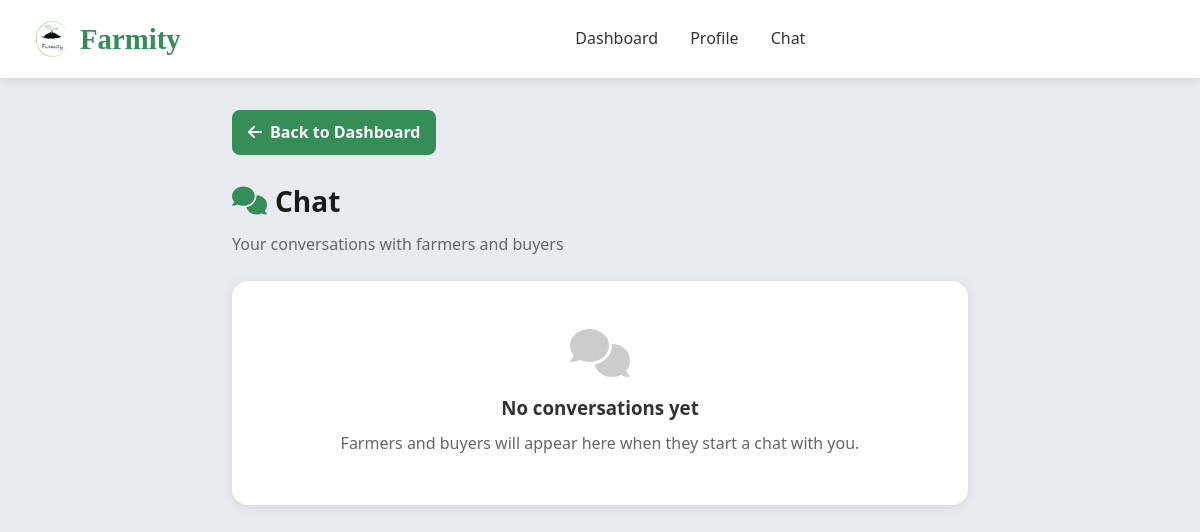
Page /chat/ (signed in) on the earlier database version.
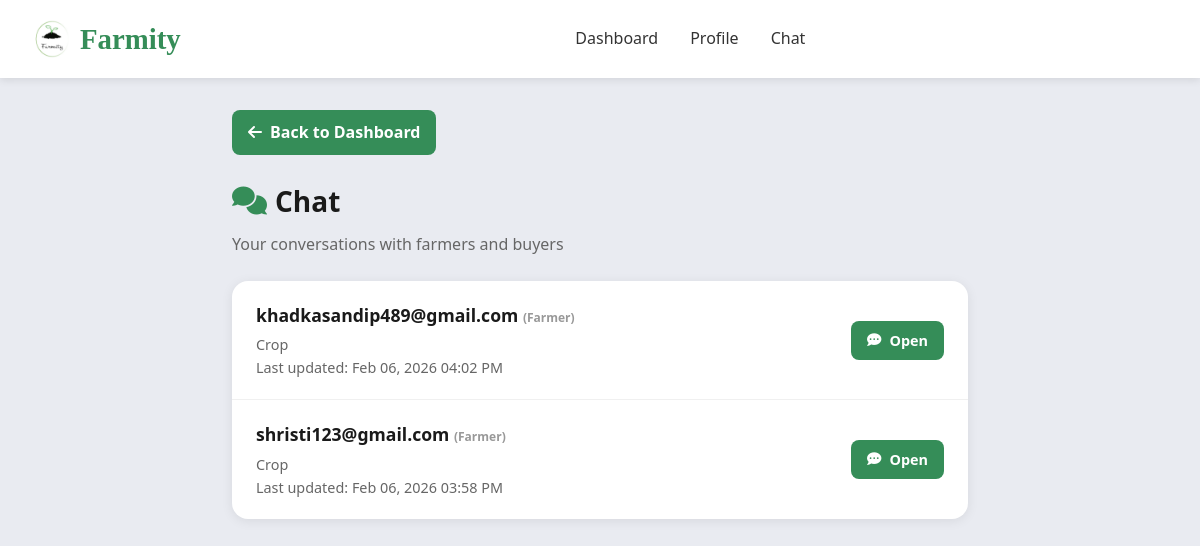
Same page on the later database version.
### accounts/models.py (models this page shows, shortened)
class ExpertChatThread(models.Model):
    expert = models.ForeignKey(ExpertProfile, on_delete=models.CASCADE, related_name='chat_threads')
    created_by = models.ForeignKey(User, on_delete=models.CASCADE, related_name='chat_threads')
    created_at = models.DateTimeField(auto_now_add=True)
    updated_at = models.DateTimeField(auto_now=True)
    class Meta:
        ordering = ('-updated_at',)

class User(AbstractBaseUser, PermissionsMixin):
    ROLE_CHOICES = (
        ('admin', 'Admin'),
        ('buyer', 'Buyer'),
        ('farmer', 'Farmer'),
        ('agricultural_expert', 'Agricultural Expert'),
        ('vendor', 'Vendor'),
    )
    email = models.EmailField(unique=True)
    role = models.CharField(max_length=20, choices=ROLE_CHOICES, default='buyer')
    is_active = models.BooleanField(default=True)
    is_verified = models.BooleanField(default=False)
    is_staff = models.BooleanField(default=False)
    date_joined = models.DateTimeField(auto_now_add=True)
    objects = UserManager()
    USERNAME_FIELD = 'email'
    REQUIRED_FIELDS = []

class ExpertProfile(models.Model):
    user = models.OneToOneField(User, on_delete=models.CASCADE, related_name='expert_profile')
    name = models.CharField(max_length=255, blank=True, null=True)
    photo = models.ImageField(upload_to='expert_photos/', blank=True, null=True)
    qualification = models.CharField(max_length=255, blank=True, null=True)
    specialization = models.CharField(max_length=255, blank=True, null=True)
    experience = models.CharField(max_length=50, blank=True, null=True)

### accounts/views.py (the view, shortened to what this page needs)
# urls.py: path('chat/', chat_threads_page, name='chat_threads'),
@login_required
def chat_threads_page(request):
    if request.user.role not in {'buyer', 'farmer', 'agricultural_expert'}:
        return _redirect_to_role_home_response(request.user)
    if request.user.role == 'agricultural_expert':
        profile = ExpertProfile.objects.get(user=request.user)
        threads = ExpertChatThread.objects.filter(expert=profile).select_related('created_by', 'expert', 'expert__user').order_by('-updated_at')
    context = {'threads': threads}
    return render(request, 'chat_threads.html', context)

### templates/chat_threads.html (shortened to what this page needs)
<!DOCTYPE html>
<html lang="en">
<head>
    <link rel="stylesheet" href="/static/css/style.css">
    <link href="https://cdnjs.cloudflare.com/ajax/libs/font-awesome/6.0.0/css/all.min.css" rel="stylesheet">
</head>
<body>
    <header class="main-header">
        <div class="header-container">
            <div class="logo">
                <a href="/" style="display: flex; align-items: center; gap: 0.5rem; text-decoration: none; color: inherit;">
                    <img src="/static/images/Farmity%20logo.png" alt="Farmity" class="logo-img" onerror="this.style.display='none'">
                    <span class="logo-text">Farmity</span>
                </a>
            </div>
            <nav class="main-nav">
                {% if request.user.role == 'farmer' %}<a href="{% url 'farmer_dashboard' %}">Dashboard</a>
                {% elif request.user.role == 'buyer' %}<a href="{% url 'user_dashboard' %}">Dashboard</a>
                {% elif request.user.role == 'agricultural_expert' %}<a href="{% url 'expert_dashboard' %}">Dashboard</a>
                {% else %}<a href="{% url 'dashboard' %}">Dashboard</a>{% endif %}
                <a href="{% url 'profile' %}">Profile</a>
                <a href="{% url 'chat_threads' %}">Chat</a>
            </nav>
        </div>
    </header>
    <main class="main-content">
        <a href="{% if request.user.role == 'farmer' %}{% url 'farmer_dashboard' %}{% elif request.user.role == 'buyer' %}{% url 'user_dashboard' %}{% else %}{% url 'expert_dashboard' %}{% endif %}" class="btn-back">
            <i class="fas fa-arrow-left"></i> Back to Dashboard
        </a>
        <h1 class="page-title"><i class="fas fa-comments" style="color: #358D58;"></i> Chat</h1>
        <p class="page-subtitle">
            {% if request.user.role == 'agricultural_expert' %}
                Your conversations with farmers and buyers
            {% else %}
                Your conversations with agricultural experts
            {% endif %}
        </p>
        <div class="chat-card">
            {% if threads %}
            <ul class="thread-list">
                {% for thread in threads %}
                <a href="{% url 'chat_thread' thread.id %}" class="thread-item">
                    <div class="thread-info">
                        <h4>
                            {% if request.user.role == 'agricultural_expert' %}
                                {{ thread.created_by.email }}
                                {% if thread.created_by.role == 'farmer' %}<span style="font-size:0.75rem;color:#999;">(Farmer)</span>{% elif thread.created_by.role == 'buyer' %}<span style="font-size:0.75rem;color:#999;">(Buyer)</span>{% endif %}
                            {% else %}
                                {{ thread.expert.name|default:thread.expert.user.email }}
                                <span style="font-size:0.75rem;color:#999;">(Expert)</span>
                            {% endif %}
                        </h4>
                        <p>{{ thread.expert.specialization|default:"Agricultural Expert" }}</p>
                        <p class="thread-meta">Last updated: {{ thread.updated_at|date:"M d, Y h:i A" }}</p>
                    </div>
                    <span class="btn-open"><i class="fas fa-comment-dots"></i> Open</span>
                </a>
                {% endfor %}
            </ul>
            {% else %}
            <div class="empty-state">
                <i class="fas fa-comments"></i>
                <h3>No conversations yet</h3>
                <p>
                    {% if request.user.role == 'agricultural_expert' %}
                        Farmers and buyers will appear here when they start a chat with you.
                    {% else %}
                        Start a chat with an expert from your dashboard.
                    {% endif %}
                </p>
            </div>
            {% endif %}
        </div>
    </main>
</body>
</html>

Differences in the rows shown:
added ExpertChatThread: created_by.email "khadkasandip489@gmail.com", shows "(Farmer)", expert.specialization "Crop", updated_at "Feb 06, 2026 04:02 PM"
added ExpertChatThread: created_by.email "shristi123@gmail.com", shows "(Farmer)", expert.specialization "Crop", updated_at "Feb 06, 2026 03:58 PM"
Other differences:
text no longer shown: "No conversations yet Farmers and buyers will appear here when they start a chat with you."
